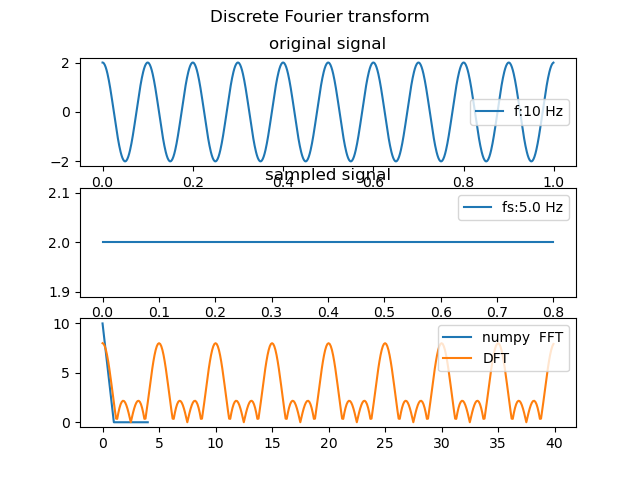

Here is the Python script that generated this plot:
# -*- coding: utf-8 -*-
"""
Created on Sun Dec 18 22:28:32 2022

@author: quill
"""
import numpy as np
import matplotlib.pyplot as plt
from time import sleep
import sys
from random import uniform
import os 
def DFT(t,signal,t2,s_signal,fs,f,freqs=np.arange(0, 40,0.1)):
    """
    Perform a DFT on signal (an array of values)
    Return an array of complex numbers
    """
  
    N = len(s_signal)
    zeta = np.e**(complex(-2*np.pi/N*1j))
    res = []
    for freq in freqs:
        shat = 0
        for n in range(0, len(s_signal)-1):
            shat += s_signal[n] * zeta**(freq*n)

        res.append(shat)
     
    mag = np.absolute(res)    
    dom = max(mag)
    fmax =(mag.tolist().index(dom)-1)*0.1
    
    fig, axs = plt.subplots(3)
    fig.suptitle('Discrete Fourier transform')
    axs[0].plot(t, signal , label = f"f:{f} Hz")   
    axs[0].legend()
    axs[0].set_title("original signal")
    axs[1].plot(t2, s_signal, label=f"fs:{1/fs} Hz")   
    axs[1].legend()
    axs[1].set_title("sampled signal")
    axs[2].plot(np.absolute(np.fft.fft(s_signal)[:40]), label = "numpy  FFT")
    axs[2].plot(freqs,mag,label = "DFT")
    axs[2].legend()
    plt.savefig('DFT.png')


def sine(f=2,fs=0.001,sample=False):
    t = np.arange(0, 1, 0.001)
    ts = np.arange(0,1,fs)
    A = 2
    phase = 0
    
    signal = A*np.cos(t*2*np.pi*f+phase)
    s_sig = A*np.cos(ts*2*np.pi*f+phase)
    if sample:
        return t,signal,ts,s_sig
    else:
        return t,signal
    
def type(line_1,wait=0.1):
    for x in line_1:
        print(x, end='')
        sys.stdout.flush()
        sleep(uniform(0, wait))
        
def interact(activate):
    if activate:
        type("\nHello lad!\nI will DFT a frequency and its fifth for you! \nI am still a little insecure so keep the input under 40Hz plz :)\nAnd just to see whether or not you can trust me I will show you numpy's fft")
        sleep(1)
        f = float(input('\nType the Input frequency plz:'))
        fi = input('\nDo you want the fifth?(y/n)')
        if fi == 'y':
            type('\ncomputing fifth...')
            fifth = 3*f/2
            type(f'{fifth} Hz')
            t, signal = sine(f=f)
            t2, signal2 = sine(f=fifth)
            signal = signal+signal2
        else:
            t, signal = sine(f=f)
        DFT(t,signal)
        type('\ncomputing DFT...\n')
      
        os.startfile('DFT.png')
        type('\nDFT complete! Now I can go sleep')
        sleep(1)
        type('''\n
            ┌▀█┌▀█┌▀█┌▀█┌▀█┌▀█┌▀█
            ┌▀█╔══╗╔══╗╔══╗╔══╗▀█
            ┌▀█║╔═╣║╔╗║║╔╗║╚╗╗║▀█
            ┌▀█║╚╗║║╚╝║║╚╝║╔╩╝║▀█
            ┌▀█╚══╝╚══╝╚══╝╚══╝▀█
            ┌▀█┌▀█┌▀█┌▀█┌▀█┌▀█┌▀█
            ┌▀█░░░░░░░░░░░░░░░░▀█
            ┌▀█░░█▌▌█▐▀▐░▌▀█▀░░▀█
            ┌▀█░░█▐▌█▐▐▐▀▌░█░░░▀█
            ┌▀█░░█░▌█▐█▐░▌░█░░░▀█
            ┌▀█░░░░░░░░░░░░░░░░▀█
            ┌▀█┌▀█┌▀█┌▀█┌▀█┌▀█┌▀█ ''',wait = 0.01)
        type('\nzzz')
    else:
        f = 10
        fs = 0.2
        t, signal, ts, s_sig = sine(f=f,fs = fs,sample=True)
        DFT(t,signal,ts,s_sig,fs=fs,f=f)
        
if __name__ == "__main__":

    interact(False)
    
    
